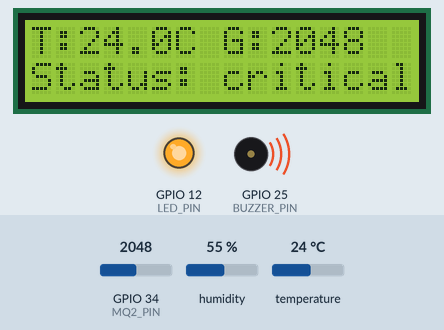
A sketch run on a simulated ESP32. Parts: 16×2 character LCD, output pins drawn as LEDs (lit = HIGH), buzzer (waves = sounding, pin HIGH). The inputs (shaded band) are chosen by the test bench; at power-on: GPIO 34 (MQ2_PIN) = 2048, humidity 55 %, temperature 24 °C. WiFi joins after 1.5 s; servers stay silent unless stated; uploads are accepted with an empty reply; what the sketch prints to the serial monitor is not drawn.

Above: at 5.7 s.
5.8 s: GPIO 34 (MQ2_PIN) set to 774
At 10.3 s:
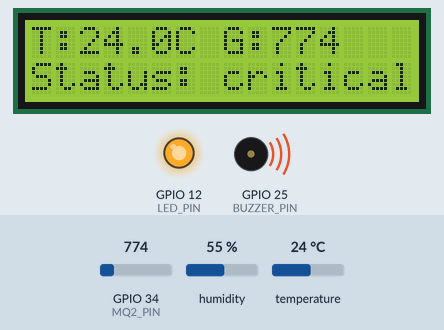
11.7 s: GPIO 34 (MQ2_PIN) set to 641
At 16.2 s:
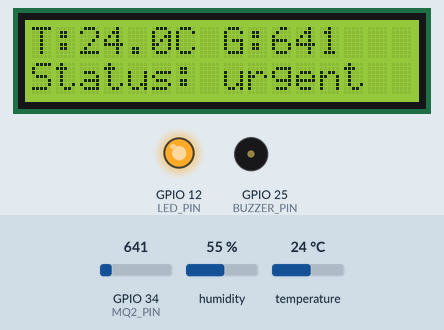
17.6 s: GPIO 34 (MQ2_PIN) set to 520
At 20.9 s:
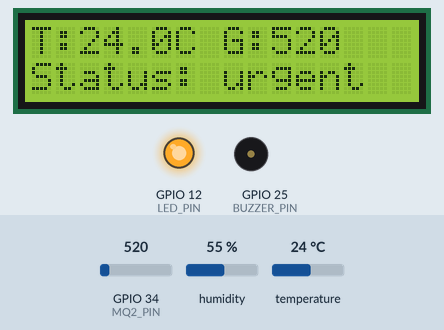
23.5 s: GPIO 34 (MQ2_PIN) set to 453
At 26.8 s:
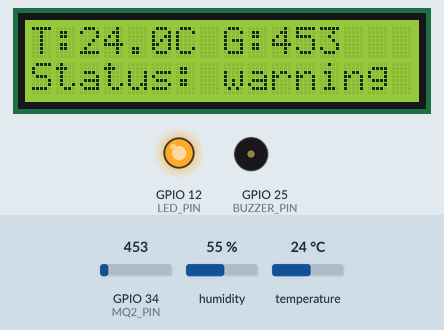
29.4 s: GPIO 34 (MQ2_PIN) set to 323
At 31.6 s:
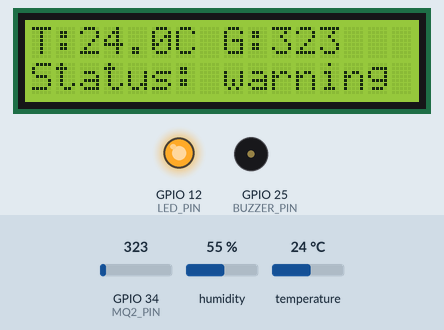
35.3 s: GPIO 34 (MQ2_PIN) set to 267
At 37.4 s:
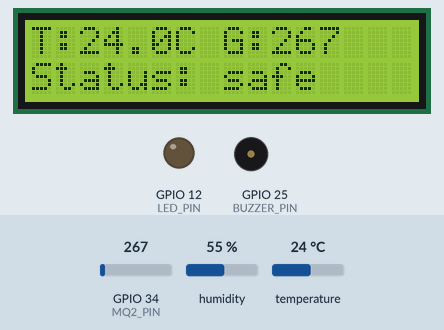
Timing chart, 0 to 38.9 s (numbered marks = the images above; inputs shaded):
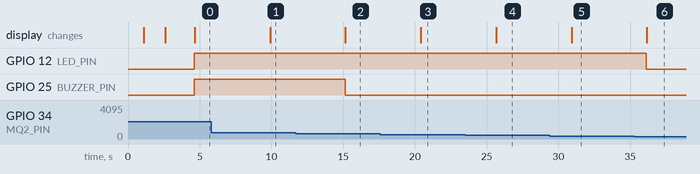

Measured:
- the behaviour switches between 700 and 699 on GPIO 34 (MQ2_PIN) (found by bisection; images 1 and 2)
- the behaviour switches between 500 and 499 on GPIO 34 (MQ2_PIN) (found by bisection; images 3 and 4)
- the behaviour switches between 300 and 299 on GPIO 34 (MQ2_PIN) (found by bisection; images 5 and 6)
- after the input at 5.8 s, the display: changes after 4.1 s (image 1)
- after the input at 11.7 s, GPIO 25 (BUZZER_PIN): HIGH → LOW after 3.4 s; the display: changes after 3.5 s (image 2)
- after the input at 17.6 s, the display: changes after 2.8 s (image 3)
- after the input at 23.5 s, the display: changes after 2.2 s (image 4)
- after the input at 29.4 s, the display: changes after 1.5 s (image 5)
- after the input at 35.3 s, GPIO 12 (LED_PIN): HIGH → LOW after 0.84 s; the display: changes after 0.87 s (image 6)

The sketch:

FireSafe_ESP32.ino
```cpp
/*
 * IoT-Based Smart Fire and Gas Detection System
 * ESP32 Firmware
 *
 * Reads MQ-2 gas sensor and DHT11 temperature/humidity sensor,
 * evaluates against thresholds, controls local buzzer + LED alerts,
 * and sends sensor data to the Flask backend over WiFi (HTTP POST).
 */

#include <WiFi.h>
#include <HTTPClient.h>
#include <DHT.h>
#include <ArduinoJson.h>
#include <Wire.h>
#include <LiquidCrystal_I2C.h>

// ============== WIFI ==============
const char* ssid = "YOUR_WIFI_NAME";
const char* password = "YOUR_WIFI_PASSWORD";

// ============== FLASK SERVER ==============
const char* serverURL = "http://YOUR_PC_IP:5000/sensor-data";

// ============== PIN DEFINITIONS ==============
#define DHT_PIN 16
#define DHT_TYPE DHT11
#define MQ2_PIN 34
#define BUZZER_PIN 25
#define LED_PIN 12

// ============== BUZZER MODE ==============
// If buzzer makes noise when HIGH -> set to true
// If buzzer makes noise when LOW  -> set to false
#define BUZZER_ON_HIGH true

// ============== THRESHOLDS ==============
#define GAS_WARNING 300
#define GAS_URGENT 500
#define GAS_CRITICAL 700
#define TEMP_WARNING 40

// ============== OBJECTS ==============
DHT dht(DHT_PIN, DHT_TYPE);
LiquidCrystal_I2C lcd(0x27, 16, 2);
bool lcdWorking = false;

// ============== BUZZER CONTROL ==============
void buzzerOn() {
  digitalWrite(BUZZER_PIN, BUZZER_ON_HIGH ? HIGH : LOW);
}

void buzzerOff() {
  digitalWrite(BUZZER_PIN, BUZZER_ON_HIGH ? LOW : HIGH);
}

// ============== SETUP ==============
void setup() {
  Serial.begin(115200);
  delay(1000);

  pinMode(BUZZER_PIN, OUTPUT);
  pinMode(LED_PIN, OUTPUT);
  buzzerOff();
  digitalWrite(LED_PIN, LOW);

  // LCD setup
  Wire.begin(4, 5); // SDA=D4, SCL=D5
  lcd.init();
  lcd.backlight();
  lcd.setCursor(0, 0);
  lcd.print("FireSafe Monitor");
  lcdWorking = true;

  // Connect WiFi
  Serial.print("Connecting to WiFi");
  WiFi.begin(ssid, password);
  int attempts = 0;
  while (WiFi.status() != WL_CONNECTED && attempts < 20) {
    delay(500);
    Serial.print(".");
    attempts++;
  }

  if (WiFi.status() == WL_CONNECTED) {
    Serial.println("\nWiFi Connected!");
    Serial.println(WiFi.localIP());
    if (lcdWorking) {
      lcd.setCursor(0, 1);
      lcd.print("WiFi Connected!");
    }
  } else {
    Serial.println("\nWiFi FAILED!");
  }

  dht.begin();
  delay(2000);
  Serial.println("System Ready!");
}

// ============== ALERT STATUS ==============
String getAlertStatus(float temperature, int gasLevel) {
  if (gasLevel >= GAS_CRITICAL) return "critical";
  if (!isnan(temperature) && temperature >= TEMP_WARNING) return "critical";
  if (gasLevel >= GAS_URGENT) return "urgent";
  if (gasLevel >= GAS_WARNING) return "warning";
  return "safe";
}

// ============== LOCAL ALERTS ==============
void updateLocalAlerts(String status) {
  if (status == "critical") {
    digitalWrite(LED_PIN, HIGH);
    buzzerOn();
  } else if (status == "urgent" || status == "warning") {
    digitalWrite(LED_PIN, HIGH);
    buzzerOff();
  } else {
    digitalWrite(LED_PIN, LOW);
    buzzerOff();
  }
}

// ============== UPDATE LCD ==============
void updateLCD(float temperature, int gasLevel, String status) {
  if (!lcdWorking) return;
  lcd.clear();
  lcd.setCursor(0, 0);
  if (isnan(temperature)) {
    lcd.print("T:-- G:");
  } else {
    lcd.print("T:");
    lcd.print(temperature, 1);
    lcd.print("C G:");
  }
  lcd.print(gasLevel);
  lcd.setCursor(0, 1);
  lcd.print("Status: ");
  lcd.print(status);
}

// ============== SEND TO FLASK ==============
void sendToFlask(float temperature, float humidity, int gasLevel, String alertStatus) {
  if (WiFi.status() != WL_CONNECTED) {
    Serial.println("WiFi disconnected. Reconnecting...");
    WiFi.begin(ssid, password);
    return;
  }

  HTTPClient http;
  http.begin(serverURL);
  http.addHeader("Content-Type", "application/json");

  StaticJsonDocument<200> doc;
  doc["temperature"] = isnan(temperature) ? 0 : temperature;
  doc["humidity"] = isnan(humidity) ? 0 : humidity;
  doc["gas_level"] = gasLevel;
  doc["alert_status"] = alertStatus;

  String payload;
  serializeJson(doc, payload);

  int responseCode = http.POST(payload);
  Serial.print("Server response: ");
  Serial.println(responseCode);
  http.end();
}

// ============== MAIN LOOP ==============
void loop() {
  float temperature = dht.readTemperature();
  float humidity = dht.readHumidity();
  int gasLevel = analogRead(MQ2_PIN);

  float safeTemp = isnan(temperature) ? 0 : temperature;
  String alertStatus = getAlertStatus(safeTemp, gasLevel);

  Serial.print("Temp: ");
  if (isnan(temperature)) Serial.print("FAILED");
  else Serial.print(temperature);
  Serial.print("C | Humidity: ");
  if (isnan(humidity)) Serial.print("FAILED");
  else Serial.print(humidity);
  Serial.print("% | Gas: ");
  Serial.print(gasLevel);
  Serial.print(" | Alert: ");
  Serial.println(alertStatus);

  updateLocalAlerts(alertStatus);
  updateLCD(temperature, gasLevel, alertStatus);
  sendToFlask(temperature, humidity, gasLevel, alertStatus);

  delay(5000);
}
```
